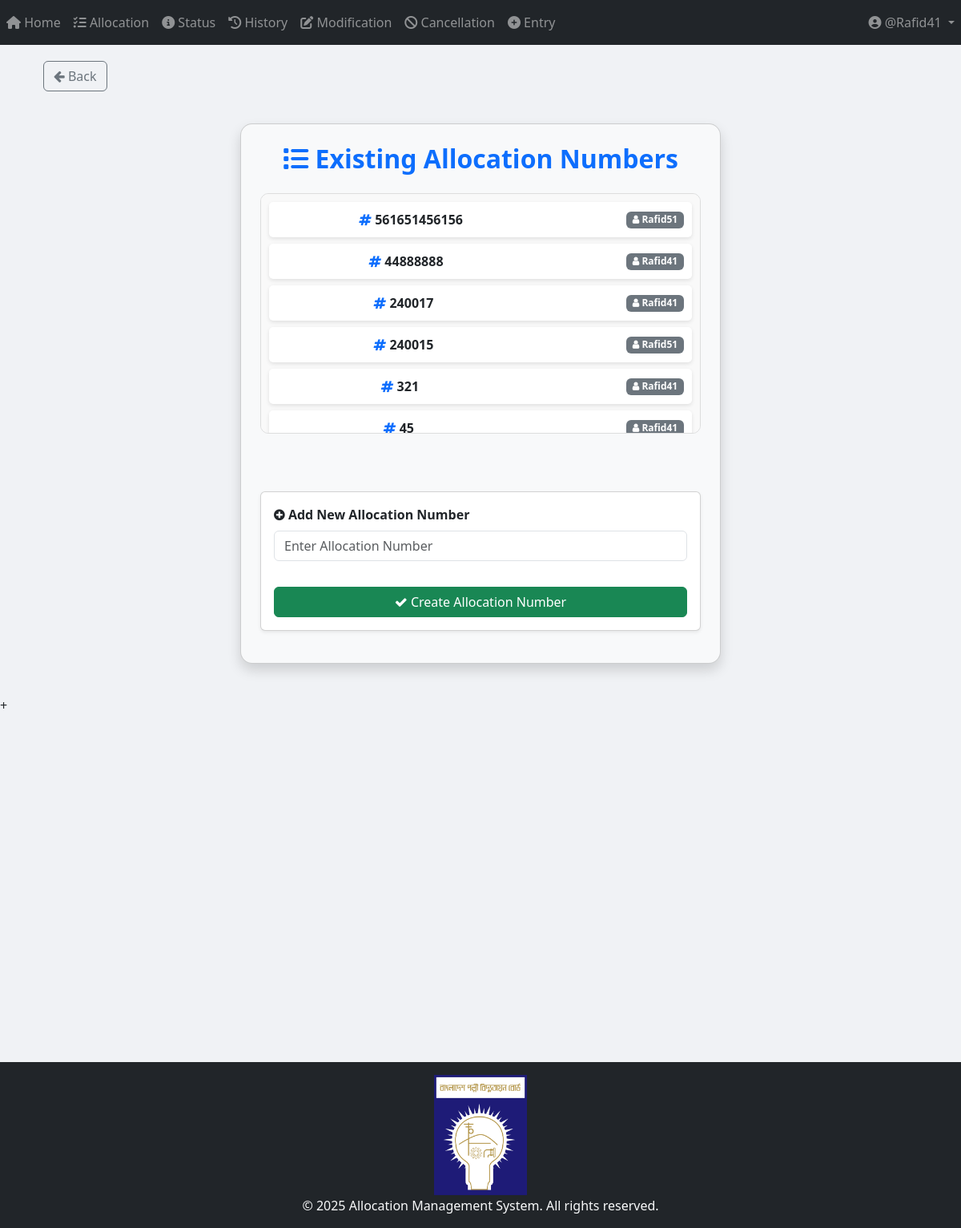
The app's page /allocation/view_allocation_numbers/ (signed in) with its own data.
### App_Allocation/models.py (models this page shows, shortened)
class Allocation_Number(models.Model):
    allocation_no = models.IntegerField(unique=True)
    user = models.ForeignKey(User, on_delete=models.CASCADE)
    STATUS_CHOICES = [
        ("Pending Approval", "Pending Approval"),
        ("Allocated", "Allocated"),
        ("Cancelled", "Cancelled"),
        ("Modified", "Modified"),
    ]
    status = models.CharField(
        max_length=100, choices=STATUS_CHOICES, default="Pending Approval"
    )

### App_Allocation/views/view_allocation_numbers_and_Add_New.py (the view, shortened to what this page needs)
# urls.py: path("view_allocation_numbers/", views.view_allocation_numbers_and_Add_New, name="view_allocation_numbers_and_Add_New"),
@login_required
def view_allocation_numbers_and_Add_New(request):
    allocation_numbers = Allocation_Number.objects.all().order_by("-allocation_no")
    return render(
        request,
        "App_Allocation/view_allocation_numbers_and_Add_New.html",
        {"allocation_numbers": allocation_numbers},
    )

### templates/App_Allocation/view_allocation_numbers_and_Add_New.html (shortened to what this page needs)
{% extends 'base.html' %}
{% load crispy_forms_tags %}
{% load static %}
{% block body_block %}
<div class="container mt-.5">
    <a href="{% url 'App_Allocation:allocation_page' %}" class="btn btn-outline-secondary">
        <i class="fa fa-arrow-left"></i> Back
    </a>
</div>
<div class="container card-container card p-4 shadow bg-light">
    <h2 class="text-center text-primary"><i class="fas fa-list"></i> <b>Existing Allocation Numbers</b></h2>
<div class="list-container mt-3 mb-4">
    {% for allocation in allocation_numbers %}
        <div class="list-item d-flex justify-content-between align-items-center">
            <span class="mx-auto"><i class="fa fa-hashtag text-primary"></i> {{ allocation.allocation_no }}</span>
            <span class="badge bg-secondary ms-auto"><i class="fa fa-user"></i> {{ allocation.user.username }}</span>
        </div>
    {% empty %}
        <p class="text-center text-muted">No Allocation Numbers available.</p>
    {% endfor %}
</div>
    <br>
    <form method="post" class="card p-3 shadow-sm mt-4">
        <div class="form-group">
            <label for="allocation_no" class="fw-bold"><i class="fa fa-plus-circle"></i> <b>Add New Allocation Number</b></label>
            <input type="text" name="allocation_no" class="form-control" required placeholder="Enter Allocation Number">
        </div>
        <button type="submit" class="btn btn-success mt-3 w-100">
            <i class="fa fa-check"></i> Create Allocation Number
        </button>
    </form>
</div>
{% endblock %}

### templates/partials/navbar.html (shortened to what this page needs)
<nav class="navbar navbar-expand-sm navbar-dark bg-dark">
    <div class="collapse navbar-collapse" id="navbarNavDropdown">
        <ul class="navbar-nav mr-auto">
            {% if user.is_authenticated %}
                <li class="nav-item {% if request.resolver_match.url_name == 'home_page' %}active{% endif %}">
                    <a class="nav-link" href="{% url 'App_Home:home_page' %}">
                        <i class="fas fa-home"></i> Home
                    </a>
                </li>
                <li class="nav-item {% if request.resolver_match.url_name == 'allocation_page' %}active{% endif %}">
                    <a class="nav-link" href="{% url 'App_Allocation:allocation_page' %}">
                        <i class="fas fa-tasks"></i> Allocation
                    </a>
                </li>
                <li class="nav-item {% if request.resolver_match.url_name == 'status_page' %}active{% endif %}">
                    <a class="nav-link" href="{% url 'App_Status:status_page' %}">
                        <i class="fas fa-info-circle"></i> Status
                    </a>
                </li>
                <li class="nav-item {% if request.resolver_match.url_name == 'history_page' %}active{% endif %}">
                    <a class="nav-link" href="{% url 'App_History:history_page' %}">
                        <i class="fas fa-history"></i> History
                    </a>
                </li>
                <li class="nav-item {% if request.resolver_match.url_name == 'modification_menu' %}active{% endif %}">
                    <a class="nav-link" href="{% url 'App_Modification:modification_menu' %}">
                        <i class="fas fa-edit"></i> Modification
                    </a>
                </li>
                <li class="nav-item {% if request.resolver_match.url_name == 'cancellation' %}active{% endif %}">
                    <a class="nav-link" href="{% url 'App_Cancellation:cancellation' %}">
                        <i class="fas fa-ban"></i> Cancellation
                    </a>
                </li>
                <li class="nav-item {% if request.resolver_match.url_name == 'entry_page' %}active{% endif %}">
                    <a class="nav-link" href="{% url 'App_Entry:entry_page' %}">
                        <i class="fas fa-plus-circle"></i> Entry
                    </a>
                </li>
            {% endif %}
        </ul>
        <ul class="navbar-nav">
            {% if user.is_authenticated %}
                <li class="nav-item dropdown">
                    <a class="nav-link dropdown-toggle" href="#" id="userDropdown" role="button" data-toggle="dropdown">
                        <i class="fas fa-user-circle"></i> @{{ user.username }}
                    </a>
                </li>
            {% endif %}
        </ul>
    </div>
</nav>

### templates/App_Allocation/view_allocation_numbers_and_Add_New.html (style rules this page uses)
.card-container { max-width: 600px; margin: 40px auto; padding: 20px; border-radius: 15px; box-shadow: 0 4px 8px rgba(0, 0, 0, 0.2); }
.list-container { max-height: 300px; overflow-y: auto; border-radius: 10px; border: 1px solid #ddd; padding: 10px; background: #f9f9f9; }
.list-item { background: #fff; padding: 10px; margin-bottom: 8px; border-radius: 5px; box-shadow: 0 2px 5px rgba(0, 0, 0, 0.1); text-align: center; font-size: 16px; font-weight: 600; }

### templates/partials/footer.html (style rules this page uses)
html, body { height: 100%; margin: 0; }

### records on screen
Allocation_Number: allocation_no "561651456156", user.username "Rafid51"
Allocation_Number: allocation_no "44888888", user.username "Rafid41"
Allocation_Number: allocation_no "240017", user.username "Rafid41"
Allocation_Number: allocation_no "240015", user.username "Rafid51"
Allocation_Number: allocation_no "321", user.username "Rafid41"
Allocation_Number: allocation_no "45", user.username "Rafid41"

### other values on screen
{{ user.username }} "Rafid41"
